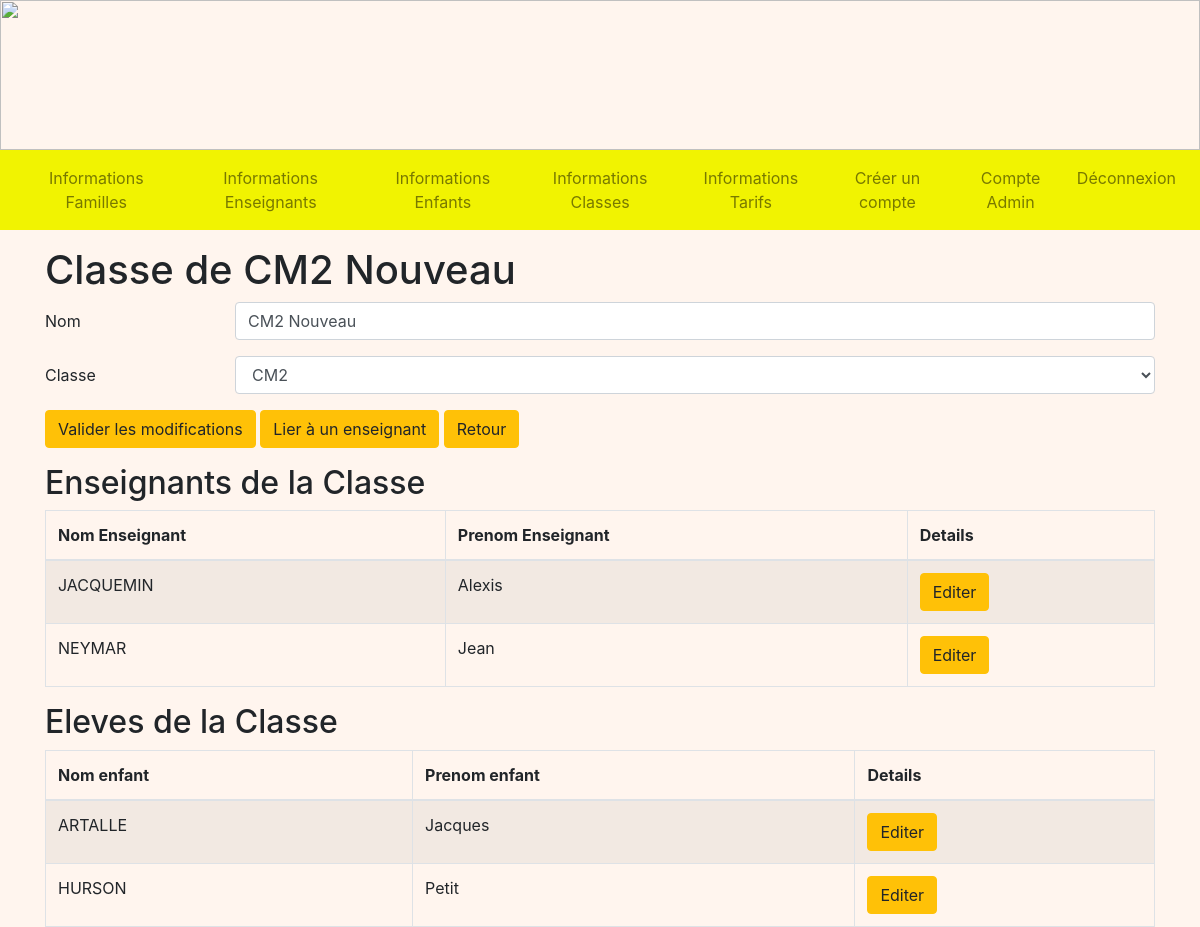
Before: /detailsClasse/1 (signed in) with the older database file.
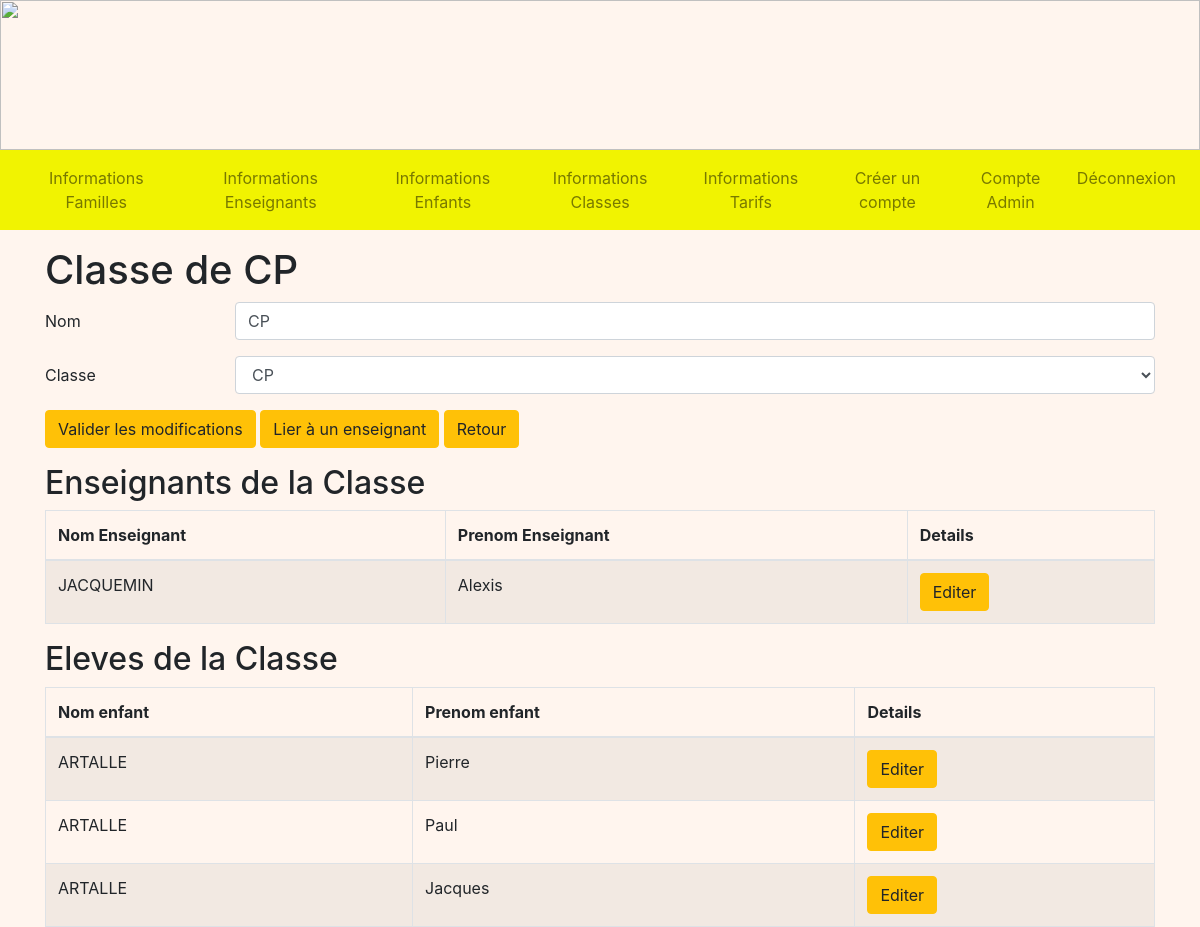
After: the same page with the newer database file.
### tables this page shows
CREATE TABLE Classe (
  code_classe integer primary key autoincrement,
  nom_classe TEXT NOT NULL,
  code_type integer NOT NULL,
  FOREIGN KEY(code_type) REFERENCES TypeDeClasse(code_type)
);

CREATE TABLE Enseignant (
  code_enseignant integer primary key autoincrement,
  nom_enseignant TEXT NOT NULL,
  prenom_enseignant TEXT NOT NULL,
  identifiant TEXT NOT NULL,
  FOREIGN KEY (identifiant) REFERENCES Compte(identifiant)
);

CREATE TABLE Enfant (
  code_enfant integer primary key autoincrement,
  nom_enfant TEXT NOT NULL,
  prenom_enfant TEXT NOT NULL,
  code_tarif integer NOT NULL,
  code_classe integer NOT NULL,
  code_representant integer NOT NULL,
  code_formule integer NOT NULL,
  FOREIGN KEY (code_tarif) REFERENCES Tarif(code_tarif),
  FOREIGN KEY (code_classe) REFERENCES Classe(code_classe),
  FOREIGN KEY (code_representant) REFERENCES Representant(code_representant)
  FOREIGN KEY (code_formule) REFERENCES Formule(code_formule)
);

### admin.py (the view)
@app.route('/detailsClasse/<int:code_classe>', methods = ["GET", "POST"])
@login_required
def detailsClasse(code_classe):
    db = get_db()
    cur = db.cursor()
    user = cur.execute("SELECT type_compte FROM Compte WHERE identifiant = ?", (flask_login.current_user.name, )).fetchone()
    if user[0] == 'Admin':
        enseignants = cur.execute("SELECT E.nom_enseignant, E.prenom_enseignant, E.code_enseignant FROM Enseignant AS E INNER JOIN Enseigne AS Ens ON E.code_enseignant = Ens.code_enseignant WHERE code_classe = ?", (code_classe, )).fetchall()
        classe = cur.execute("SELECT nom_classe, code_classe, code_type FROM Classe WHERE code_classe = ?", (code_classe, )).fetchone()
        types = cur.execute ("SELECT * FROM TypeDeClasse").fetchall()
        enfants = cur.execute("SELECT nom_enfant, prenom_enfant, code_enfant FROM Enfant WHERE code_classe = ?", (code_classe, )).fetchall()
        if request.method == "POST":
            cur.execute("UPDATE Classe SET nom_classe = ?, code_type = ? WHERE code_classe = ?", (request.form["name"], request.form["classe"], code_classe, ))
            db.commit()
            return redirect(url_for('infosClasses'))
        return render_template('A_detailsClasse.html', enseignants = enseignants, enfants = enfants, classe = classe, types = types)
    return redirect(url_for('acceuil'))

### main.py (called while the page is built)
@login_manager.user_loader
def load_user(user_id):
    db = get_db()
    cur = db.cursor()
    user = cur.execute('SELECT identifiant, mot_de_passe FROM Compte WHERE identifiant=?', (user_id, )).fetchone()
    return User(user[0], user[1])

def get_db():
    if 'db' not in g:
        g.db = sqlite3.connect(DATABASE)
    return g.db

@app.teardown_appcontext
def close_connection(exception):
    db = g.pop('db', None)
    if db is not None:
        db.close()

### templates/A_detailsClasse.html (shortened to what this page needs)
<!DOCTYPE html>
<html>
<head>
    <link rel="stylesheet" href="https://cdn.jsdelivr.net/npm/bootstrap@4.3.1/dist/css/bootstrap.min.css"
>
    <link rel="stylesheet" href="/static/css/main.css">
</head>
<body>
    {% extends "A_layout.html" %}
    {% block content %}
    <div class="container mt-3">
        <h1>Classe de {{ classe[0] }}</h1>
        <form method="POST" class="mb-3">
            <div class="row mb-3">
                <label for="name" class="col-sm-2 col-form-label">Nom</label>
                <div class="col-sm-10">
                    <input name="name" type="name" class="form-control" id="name" value="{{classe[0]}}" required>
                </div>
            </div>
            <div class="row mb-3">
                <label for="classe" class="col-sm-2  col-form-label">Classe</label>
                <div class="col-sm-10">
                    <select name="classe" class="form-control" id="classe">
                        {% for type in types %}
                        {% if classe[2] == type[0] %}
                        <option value="{{ type[0] }}" selected>{{ type[2] }}</option>
                        {% else %}
                        <option value="{{ type[0] }}">{{ type[2] }}</option>
                        {% endif %}
                        {% endfor %}
                    </select>
                </div>
            </div>
            <button type="submit" class="btn btn-warning">Valider les modifications</button>
            <a href="/lierEnseignant/{{ classe[1] }}" class="btn btn-warning">Lier à un enseignant</a>
            <a href="/infosClasses" class="btn btn-warning">Retour</a>
        </form>
        {% if enseignants%}
        <h2>Enseignants de la Classe</h2>
        <table class="table table-bordered table-striped">
            <thead>
                <tr>
                    <th scope="col">Nom Enseignant</th>
                    <th scope="col">Prenom Enseignant</th>
                    <th scope="col">Details</th>
                </tr>
            </thead>
            <tbody>
                {% for enseignant in enseignants %}
                <tr>
                    <td>{{ enseignant[0] }}</td>
                    <td>{{ enseignant[1] }}</td>
                    <td>
                        <a href="/detailsEnseignant/{{ enseignant[2] }}" class="btn btn-warning">Editer</a>
                    </td>
                </tr>
                {% endfor %}
            </tbody>
        </table>
        {%endif%}
        {% if enfants %}
        <h2>Eleves de la Classe</h2>
        <table class="table table-bordered table-striped">
            <thead>
                <tr>
                    <th scope="col">Nom enfant</th>
                    <th scope="col">Prenom enfant</th>
                    <th scope="col">Details</th>
                </tr>
            </thead>
            <tbody>
                {% for enfant in enfants %}
                <tr>
                    <td>{{ enfant[0] }}</td>
                    <td>{{ enfant[1] }}</td>
                    <td>
                        <a href="/detailsEnfant/{{ enfant[2] }}" class="btn btn-warning">Editer</a>
                    </td>
                </tr>
                {% endfor %}
            </tbody>
        </table>
        {% endif %}
    </div>
    {% endblock %}

Changed rows visible on the page:
removed Enseignant: nom_enseignant "NEYMAR", prenom_enseignant "Jean"
removed Enfant: nom_enfant "HURSON", prenom_enfant "Petit"
changed Classe: nom_classe "CM2 Nouveau" → "CP"; name "CM2 Nouveau" → "CP"
now on this page (row edited): Enfant: nom_enfant "ARTALLE", prenom_enfant "Pierre"
now on this page (row edited): Enfant: nom_enfant "ARTALLE", prenom_enfant "Paul"
Other visible differences:
form field classe: "CM2" → "CP"
